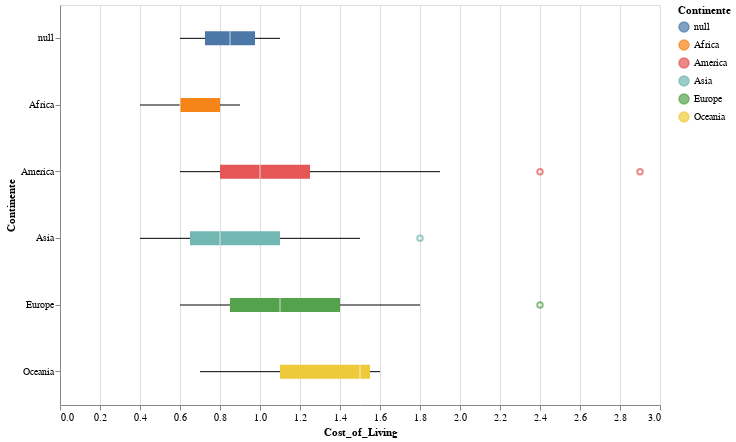

Notebook cell for this chart:
### Code cell
import altair as alt

alt.Chart(df_cost).mark_boxplot().encode(
    x='Cost_of_Living',
    y='Continente',
    color = 'Continente',
    tooltip=['Country', 'Cost_of_Living']
).interactive().properties(
    width=600,
    height=400
)

### Figure 1 — Vega-Lite specification as saved in the notebook (floating-point values rounded to 4 significant figures; data arrays with more than 128 entries replaced by an {"elided": "..."} marker saying what was removed)
{"config": {"view": {"continuousWidth": 400, "continuousHeight": 300}}, "data": {"name": "data-ea160cfc6d1d00b2a3c41267030d3319"}, "mark": "boxplot", "encoding": {"color": {"type": "nominal", "field": "Continente"}, "tooltip": [{"type": "nominal", "field": "Country"}, {"type": "quantitative", "field": "Cost_of_Living"}], "x": {"type": "quantitative", "field": "Cost_of_Living"}, "y": {"type": "nominal", "field": "Continente"}}, "height": 400, "selection": {"selector001": {"type": "interval", "bind": "scales", "encodings": ["x", "y"]}}, "width": 600, "$schema": "https://vega.github.io/schema/vega-lite/v4.8.1.json", "datasets": {"data-ea160cfc6d1d00b2a3c41267030d3319": {"elided": "140 records"}}}
